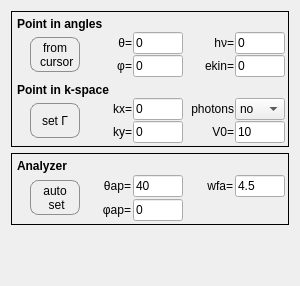
         <widget class="QWidget" name="KTransfPage">
          <property name="geometry">
           <rect>
            <x>0</x>
            <y>0</y>
            <width>300</width>
            <height>286</height>
           </rect>
          </property>
          <attribute name="label">
           <string> ▶  k-space transformation</string>
          </attribute>
          <layout class="QVBoxLayout" name="verticalLayout_2">
           <item>
            <widget class="QFrame" name="verticalFrame_2">
             <property name="frameShape">
              <enum>QFrame::Box</enum>
             </property>
             <layout class="QVBoxLayout" name="verticalLayout_6">
              <property name="spacing">
               <number>1</number>
              </property>
              <property name="leftMargin">
               <number>5</number>
              </property>
              <property name="topMargin">
               <number>5</number>
              </property>
              <property name="rightMargin">
               <number>3</number>
              </property>
              <property name="bottomMargin">
               <number>3</number>
              </property>
              <item>
               <widget class="QLabel" name="label_11">
                <property name="sizePolicy">
                 <sizepolicy hsizetype="Preferred" vsizetype="Fixed">
                  <horstretch>0</horstretch>
                  <verstretch>0</verstretch>
                 </sizepolicy>
                </property>
                <property name="font">
                 <font>
                  <pointsize>9</pointsize>
                  <weight>75</weight>
                  <bold>true</bold>
                 </font>
                </property>
                <property name="text">
                 <string>Point in angles</string>
                </property>
                <property name="alignment">
                 <set>Qt::AlignLeading|Qt::AlignLeft|Qt::AlignVCenter</set>
                </property>
               </widget>
              </item>
              <item>
               <layout class="QHBoxLayout" name="horizontalLayout_6">
                <property name="leftMargin">
                 <number>13</number>
                </property>
                <property name="topMargin">
                 <number>0</number>
                </property>
                <property name="rightMargin">
                 <number>0</number>
                </property>
                <property name="bottomMargin">
                 <number>0</number>
                </property>
                <item>
                 <widget class="QPushButton" name="qpb_set_ref_p">
                  <property name="sizePolicy">
                   <sizepolicy hsizetype="Fixed" vsizetype="Fixed">
                    <horstretch>0</horstretch>
                    <verstretch>0</verstretch>
                   </sizepolicy>
                  </property>
                  <property name="minimumSize">
                   <size>
                    <width>50</width>
                    <height>35</height>
                   </size>
                  </property>
                  <property name="maximumSize">
                   <size>
                    <width>50</width>
                    <height>35</height>
                   </size>
                  </property>
                  <property name="styleSheet">
                   <string notr="true">#qpb_set_ref_p {
border: 1px solid #8f8f91;
border-radius: 8px;
background-color: qlineargradient(spread:pad, x1:0, y1:0, x2:0, y2:1,
stop:0 rgba(250, 210, 200, 255), stop:0.65 rgba(230, 120, 110, 255), stop:1 rgba(150, 50, 40, 255));
}

#qpb_set_ref_p:pressed {
background-color: qlineargradient(spread:pad, x1:0, y1:0, x2:0, y2:1,
stop:0 rgba(150, 50, 40, 255), stop:0.35 rgba(230, 120, 110, 255), stop:1 rgba(250, 210, 200, 255));
}

</string>
                  </property>
                  <property name="text">
                   <string>from
 cursor</string>
                  </property>
                  <property name="default">
                   <bool>true</bool>
                  </property>
                 </widget>
                </item>
                <item>
                 <layout class="QGridLayout" name="gridLayout">
                  <property name="leftMargin">
                   <number>0</number>
                  </property>
                  <property name="topMargin">
                   <number>0</number>
                  </property>
                  <property name="rightMargin">
                   <number>0</number>
                  </property>
                  <property name="bottomMargin">
                   <number>0</number>
                  </property>
                  <item row="1" column="0">
                   <widget class="QLabel" name="label">
                    <property name="sizePolicy">
                     <sizepolicy hsizetype="Minimum" vsizetype="Preferred">
                      <horstretch>0</horstretch>
                      <verstretch>0</verstretch>
                     </sizepolicy>
                    </property>
                    <property name="text">
                     <string>φ=</string>
                    </property>
                    <property name="alignment">
                     <set>Qt::AlignRight|Qt::AlignTrailing|Qt::AlignVCenter</set>
                    </property>
                   </widget>
                  </item>
                  <item row="0" column="2">
                   <widget class="QLabel" name="label_3">
                    <property name="sizePolicy">
                     <sizepolicy hsizetype="Minimum" vsizetype="Preferred">
                      <horstretch>0</horstretch>
                      <verstretch>0</verstretch>
                     </sizepolicy>
                    </property>
                    <property name="text">
                     <string>hν=</string>
                    </property>
                    <property name="alignment">
                     <set>Qt::AlignRight|Qt::AlignTrailing|Qt::AlignVCenter</set>
                    </property>
                   </widget>
                  </item>
                  <item row="1" column="1">
                   <widget class="QLineEdit" name="qle_tilt_ref">
                    <property name="sizePolicy">
                     <sizepolicy hsizetype="Minimum" vsizetype="Fixed">
                      <horstretch>0</horstretch>
                      <verstretch>0</verstretch>
                     </sizepolicy>
                    </property>
                    <property name="maximumSize">
                     <size>
                      <width>50</width>
                      <height>16777215</height>
                     </size>
                    </property>
                    <property name="text">
                     <string>0</string>
                    </property>
                   </widget>
                  </item>
                  <item row="0" column="1">
                   <widget class="QLineEdit" name="qle_theta_ref">
                    <property name="enabled">
                     <bool>true</bool>
                    </property>
                    <property name="sizePolicy">
                     <sizepolicy hsizetype="Minimum" vsizetype="Fixed">
                      <horstretch>0</horstretch>
                      <verstretch>0</verstretch>
                     </sizepolicy>
                    </property>
                    <property name="minimumSize">
                     <size>
                      <width>0</width>
                      <height>0</height>
                     </size>
                    </property>
                    <property name="maximumSize">
                     <size>
                      <width>50</width>
                      <height>16777215</height>
                     </size>
                    </property>
                    <property name="whatsThis">
                     <string/>
                    </property>
                    <property name="accessibleDescription">
                     <string/>
                    </property>
                    <property name="inputMask">
                     <string/>
                    </property>
                    <property name="text">
                     <string>0</string>
                    </property>
                    <property name="placeholderText">
                     <string/>
                    </property>
                   </widget>
                  </item>
                  <item row="0" column="0">
                   <widget class="QLabel" name="label_2">
                    <property name="sizePolicy">
                     <sizepolicy hsizetype="Minimum" vsizetype="Preferred">
                      <horstretch>0</horstretch>
                      <verstretch>0</verstretch>
                     </sizepolicy>
                    </property>
                    <property name="text">
                     <string>θ=</string>
                    </property>
                    <property name="alignment">
                     <set>Qt::AlignRight|Qt::AlignTrailing|Qt::AlignVCenter</set>
                    </property>
                   </widget>
                  </item>
                  <item row="0" column="3">
                   <widget class="QLineEdit" name="qle_hv_ref">
                    <property name="sizePolicy">
                     <sizepolicy hsizetype="Minimum" vsizetype="Fixed">
                      <horstretch>0</horstretch>
                      <verstretch>0</verstretch>
                     </sizepolicy>
                    </property>
                    <property name="maximumSize">
                     <size>
                      <width>50</width>
                      <height>16777215</height>
                     </size>
                    </property>
                    <property name="text">
                     <string>0</string>
                    </property>
                   </widget>
                  </item>
                  <item row="1" column="2">
                   <widget class="QLabel" name="label_4">
                    <property name="sizePolicy">
                     <sizepolicy hsizetype="Minimum" vsizetype="Preferred">
                      <horstretch>0</horstretch>
                      <verstretch>0</verstretch>
                     </sizepolicy>
                    </property>
                    <property name="text">
                     <string>ekin=</string>
                    </property>
                    <property name="alignment">
                     <set>Qt::AlignRight|Qt::AlignTrailing|Qt::AlignVCenter</set>
                    </property>
                   </widget>
                  </item>
                  <item row="1" column="3">
                   <widget class="QLineEdit" name="qle_energy_ref">
                    <property name="sizePolicy">
                     <sizepolicy hsizetype="Minimum" vsizetype="Fixed">
                      <horstretch>0</horstretch>
                      <verstretch>0</verstretch>
                     </sizepolicy>
                    </property>
                    <property name="maximumSize">
                     <size>
                      <width>50</width>
                      <height>16777215</height>
                     </size>
                    </property>
                    <property name="text">
                     <string>0</string>
                    </property>
                   </widget>
                  </item>
                 </layout>
                </item>
               </layout>
              </item>
              <item>
               <spacer name="verticalSpacer_4">
                <property name="orientation">
                 <enum>Qt::Vertical</enum>
                </property>
                <property name="sizeType">
                 <enum>QSizePolicy::Fixed</enum>
                </property>
                <property name="sizeHint" stdset="0">
                 <size>
                  <width>20</width>
                  <height>5</height>
                 </size>
                </property>
               </spacer>
              </item>
              <item>
               <widget class="QLabel" name="label_24">
                <property name="font">
                 <font>
                  <pointsize>9</pointsize>
                  <weight>75</weight>
                  <bold>true</bold>
                 </font>
                </property>
                <property name="text">
                 <string>Point in k-space</string>
                </property>
                <property name="alignment">
                 <set>Qt::AlignLeading|Qt::AlignLeft|Qt::AlignVCenter</set>
                </property>
               </widget>
              </item>
              <item>
               <layout class="QHBoxLayout" name="horizontalLayout_7">
                <property name="leftMargin">
                 <number>13</number>
                </property>
                <property name="topMargin">
                 <number>0</number>
                </property>
                <property name="rightMargin">
                 <number>0</number>
                </property>
                <property name="bottomMargin">
                 <number>0</number>
                </property>
                <item>
                 <widget class="QPushButton" name="qpb_set_ref_gamma">
                  <property name="sizePolicy">
                   <sizepolicy hsizetype="Fixed" vsizetype="Fixed">
                    <horstretch>0</horstretch>
                    <verstretch>0</verstretch>
                   </sizepolicy>
                  </property>
                  <property name="minimumSize">
                   <size>
                    <width>50</width>
                    <height>35</height>
                   </size>
                  </property>
                  <property name="maximumSize">
                   <size>
                    <width>50</width>
                    <height>35</height>
                   </size>
                  </property>
                  <property name="styleSheet">
                   <string notr="true">#qpb_set_ref_gamma {
border: 1px solid #8f8f91;
border-radius: 8px;
background-color: qlineargradient(spread:pad, x1:0, y1:0, x2:0, y2:1,
stop:0 rgba(250, 210, 200, 255), stop:0.65 rgba(230, 120, 110, 255), stop:1 rgba(150, 50, 40, 255));
}

#qpb_set_ref_gamma:pressed {
background-color: qlineargradient(spread:pad, x1:0, y1:0, x2:0, y2:1,
stop:0 rgba(150, 50, 40, 255), stop:0.35 rgba(230, 120, 110, 255), stop:1 rgba(250, 210, 200, 255));
}
</string>
                  </property>
                  <property name="text">
                   <string>set Γ</string>
                  </property>
                 </widget>
                </item>
                <item>
                 <layout class="QGridLayout" name="gridLayout_2">
                  <property name="leftMargin">
                   <number>0</number>
                  </property>
                  <property name="topMargin">
                   <number>0</number>
                  </property>
                  <property name="rightMargin">
                   <number>0</number>
                  </property>
                  <property name="bottomMargin">
                   <number>0</number>
                  </property>
                  <item row="1" column="0">
                   <widget class="QLabel" name="label_7">
                    <property name="text">
                     <string>ky=</string>
                    </property>
                    <property name="alignment">
                     <set>Qt::AlignRight|Qt::AlignTrailing|Qt::AlignVCenter</set>
                    </property>
                   </widget>
                  </item>
                  <item row="0" column="0">
                   <widget class="QLabel" name="label_5">
                    <property name="text">
                     <string>kx=</string>
                    </property>
                    <property name="alignment">
                     <set>Qt::AlignRight|Qt::AlignTrailing|Qt::AlignVCenter</set>
                    </property>
                   </widget>
                  </item>
                  <item row="1" column="1">
                   <widget class="QLineEdit" name="qle_ky_ref">
                    <property name="maximumSize">
                     <size>
                      <width>50</width>
                      <height>16777215</height>
                     </size>
                    </property>
                    <property name="text">
                     <string>0</string>
                    </property>
                   </widget>
                  </item>
                  <item row="0" column="2">
                   <widget class="QLabel" name="label_12">
                    <property name="text">
                     <string>photons</string>
                    </property>
                    <property name="alignment">
                     <set>Qt::AlignRight|Qt::AlignTrailing|Qt::AlignVCenter</set>
                    </property>
                   </widget>
                  </item>
                  <item row="0" column="1">
                   <widget class="QLineEdit" name="qle_kx_ref">
                    <property name="maximumSize">
                     <size>
                      <width>50</width>
                      <height>16777215</height>
                     </size>
                    </property>
                    <property name="text">
                     <string>0</string>
                    </property>
                   </widget>
                  </item>
                  <item row="0" column="3">
                   <widget class="QComboBox" name="qcb_kph">
                    <property name="maximumSize">
                     <size>
                      <width>50</width>
                      <height>16777215</height>
                     </size>
                    </property>
                    <property name="styleSheet">
                     <string notr="true"/>
                    </property>
                    <property name="currentText">
                     <string>no</string>
                    </property>
                    <property name="currentIndex">
                     <number>0</number>
                    </property>
                    <item>
                     <property name="text">
                      <string>no</string>
                     </property>
                    </item>
                    <item>
                     <property name="text">
                      <string>yes</string>
                     </property>
                    </item>
                   </widget>
                  </item>
                  <item row="1" column="2">
                   <widget class="QLabel" name="label_13">
                    <property name="text">
                     <string>V0=</string>
                    </property>
                    <property name="alignment">
                     <set>Qt::AlignRight|Qt::AlignTrailing|Qt::AlignVCenter</set>
                    </property>
                   </widget>
                  </item>
                  <item row="1" column="3">
                   <widget class="QLineEdit" name="qle_inn_pot">
                    <property name="maximumSize">
                     <size>
                      <width>50</width>
                      <height>16777215</height>
                     </size>
                    </property>
                    <property name="text">
                     <string>10</string>
                    </property>
                   </widget>
                  </item>
                 </layout>
                </item>
               </layout>
              </item>
             </layout>
            </widget>
           </item>
           <item>
            <widget class="QFrame" name="verticalFrame_2">
             <property name="frameShape">
              <enum>QFrame::Box</enum>
             </property>
             <property name="lineWidth">
              <number>1</number>
             </property>
             <layout class="QVBoxLayout" name="verticalLayout_4">
              <property name="spacing">
               <number>2</number>
              </property>
              <property name="leftMargin">
               <number>5</number>
              </property>
              <property name="topMargin">
               <number>5</number>
              </property>
              <property name="rightMargin">
               <number>3</number>
              </property>
              <property name="bottomMargin">
               <number>3</number>
              </property>
              <item>
               <widget class="QLabel" name="label_14">
                <property name="font">
                 <font>
                  <pointsize>9</pointsize>
                  <weight>75</weight>
                  <italic>false</italic>
                  <bold>true</bold>
                 </font>
                </property>
                <property name="text">
                 <string>Analyzer</string>
                </property>
                <property name="alignment">
                 <set>Qt::AlignLeading|Qt::AlignLeft|Qt::AlignVCenter</set>
                </property>
               </widget>
              </item>
              <item>
               <layout class="QHBoxLayout" name="horizontalLayout_5">
                <property name="leftMargin">
                 <number>13</number>
                </property>
                <property name="topMargin">
                 <number>0</number>
                </property>
                <property name="rightMargin">
                 <number>0</number>
                </property>
                <property name="bottomMargin">
                 <number>0</number>
                </property>
                <item>
                 <widget class="QPushButton" name="qpb_set_analyzer">
                  <property name="sizePolicy">
                   <sizepolicy hsizetype="Fixed" vsizetype="Fixed">
                    <horstretch>0</horstretch>
                    <verstretch>0</verstretch>
                   </sizepolicy>
                  </property>
                  <property name="minimumSize">
                   <size>
                    <width>50</width>
                    <height>35</height>
                   </size>
                  </property>
                  <property name="maximumSize">
                   <size>
                    <width>50</width>
                    <height>35</height>
                   </size>
                  </property>
                  <property name="styleSheet">
                   <string notr="true">#qpb_set_analyzer {
border: 1px solid #8f8f91;
border-radius: 8px;
background-color: qlineargradient(spread:pad, x1:0, y1:0, x2:0, y2:1,
stop:0 rgba(250, 210, 200, 255), stop:0.65 rgba(230, 120, 110, 255), stop:1 rgba(150, 50, 40, 255));
}

#qpb_set_analyzer:pressed {
background-color: qlineargradient(spread:pad, x1:0, y1:0, x2:0, y2:1,
stop:0 rgba(150, 50, 40, 255), stop:0.35 rgba(230, 120, 110, 255), stop:1 rgba(250, 210, 200, 255));
}
</string>
                  </property>
                  <property name="text">
                   <string>auto
 set</string>
                  </property>
                 </widget>
                </item>
                <item>
                 <layout class="QGridLayout" name="gridLayout_3">
                  <property name="leftMargin">
                   <number>0</number>
                  </property>
                  <property name="topMargin">
                   <number>0</number>
                  </property>
                  <property name="rightMargin">
                   <number>0</number>
                  </property>
                  <property name="bottomMargin">
                   <number>0</number>
                  </property>
                  <item row="0" column="1">
                   <widget class="QLineEdit" name="qle_tht_ap">
                    <property name="sizePolicy">
                     <sizepolicy hsizetype="Preferred" vsizetype="Fixed">
                      <horstretch>0</horstretch>
                      <verstretch>0</verstretch>
                     </sizepolicy>
                    </property>
                    <property name="maximumSize">
                     <size>
                      <width>50</width>
                      <height>16777215</height>
                     </size>
                    </property>
                    <property name="text">
                     <string>40</string>
                    </property>
                   </widget>
                  </item>
                  <item row="0" column="2">
                   <widget class="QLabel" name="label_17">
                    <property name="text">
                     <string>wfa=</string>
                    </property>
                    <property name="alignment">
                     <set>Qt::AlignRight|Qt::AlignTrailing|Qt::AlignVCenter</set>
                    </property>
                   </widget>
                  </item>
                  <item row="0" column="3">
                   <widget class="QLineEdit" name="qle_wfa">
                    <property name="maximumSize">
                     <size>
                      <width>50</width>
                      <height>16777215</height>
                     </size>
                    </property>
                    <property name="text">
                     <string>4.5</string>
                    </property>
                   </widget>
                  </item>
                  <item row="1" column="1">
                   <widget class="QLineEdit" name="qle_phi_ap">
                    <property name="maximumSize">
                     <size>
                      <width>50</width>
                      <height>16777215</height>
                     </size>
                    </property>
                    <property name="text">
                     <string>0</string>
                    </property>
                   </widget>
                  </item>
                  <item row="1" column="0">
                   <widget class="QLabel" name="label_16">
                    <property name="text">
                     <string>φap=</string>
                    </property>
                    <property name="alignment">
                     <set>Qt::AlignRight|Qt::AlignTrailing|Qt::AlignVCenter</set>
                    </property>
                   </widget>
                  </item>
                  <item row="0" column="0">
                   <widget class="QLabel" name="label_6">
                    <property name="text">
                     <string>θap=</string>
                    </property>
                    <property name="alignment">
                     <set>Qt::AlignRight|Qt::AlignTrailing|Qt::AlignVCenter</set>
                    </property>
                   </widget>
                  </item>
                 </layout>
                </item>
               </layout>
              </item>
             </layout>
            </widget>
           </item>
           <item>
            <spacer name="verticalSpacer_3">
             <property name="orientation">
              <enum>Qt::Vertical</enum>
             </property>
             <property name="sizeHint" stdset="0">
              <size>
               <width>20</width>
               <height>40</height>
              </size>
             </property>
            </spacer>
           </item>
          </layout>
         </widget>
